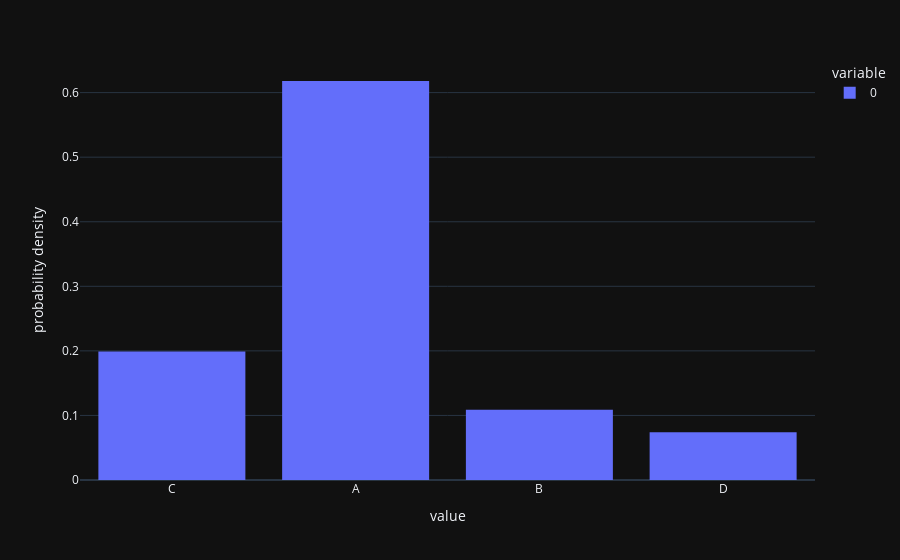

Write notebook code for a chart like this one.
### Code cell
def get_a_random_distribution(n : int):
    """genere une distribution de probabilité a support fini."""
    substrat=[]
    for k in range(n):
        if (k==n-1) and (substrat!=[]):
            substrat.append(1-sum(substrat))
        else:
            substrat.append(np.random.uniform(0,1-sum(substrat)))
    return substrat
    
class Constructuer_Chaine_Markovienne():
    def __init__(self, states : tuple, mu_zero_dis : (float), transitions : [(float)]):
        self.states = states
        self.mu_zero_dis = mu_zero_dis
        self.transitions = transitions
        self.transitions_walker_table = [walkerTable(distribution=line,distribution_values=states) for line in transitions]
        self.mu_zero = walkerTable(distribution=mu_zero_dis,distribution_values=states)
        self.indexa = dict(zip(states,range(len(states))))
    def __repr__(self):
        return str(self.states) + "\n" + self.mu_zero.__repr__() + "\n" + "".join([line.__repr__() + "\n" for line in self.transitions_walker_table])
    def __str__(self):
        return str(self.states) + "\n" + self.mu_zero.__str__() + "\n" + "".join([line.__str__() + "\n" for line in self.transitions_walker_table])
class Chaine_Markovienne(threading.Thread):
    def __init__(self, constructor):
        """Chaine_Markovienne modélise une chaine de markov a support fini.
        States est un tuple contenant tous les etats de la chaine.
        mu_zero (un tuple) est la distribution a support fini de la loi de X0.
        transitions la matrice de transition.
        o(n)
        """
        assert len(constructor.states) !=0, "Chaine sans états"
        self.states = constructor.states
        self.mu_zero = constructor.mu_zero
        self.state = self.mu_zero.run()
        self.round = 0
        self.transitions = constructor.transitions
        self.transitions_walker_table = constructor.transitions_walker_table
        self.indexa = constructor.indexa
        pass
    def run(self, rounds : int):
        """Simule la trajectoire d'une chaine de markov avec un temps d'arret discret T = rounds"""
        for i in range(rounds):
            self.state = self.transitions_walker_table[self.indexa[self.state]].run()
            self.round = self.round + 1
        return self.state
    def __repr__(self):
        txt = "\n"
        for k in self.transitions:
            txt = txt + "||"
            for i in range(len(k)):
                txt = txt + " " + str(k[i] + 0.0000000001)[:4] + " |"
            txt = txt + "|\n"
        return "current state : " + str(self.state) + txt
    def __str__(self):
        txt = "\n"
        for k in self.transitions:
            txt = txt + "||"
            for i in range(len(k)):
                txt = txt + " " + str(k[i] + 0.0000000001)[:4] + " |"
            txt = txt + "|\n"
        return "current state : " + str(self.state) + txt
    def reinit(self):
        self.state = self.mu_zero.run()
        self.round = 0
        pass
    def empiricLikelihood(self, n=1000):
        """Affiche l'histogramme de notre distribution pour n simmulation"""
        assert n != 0, "distribution non spécifiée"
        fig = px.histogram([self.run(rounds=1000) for k in range(n)], histnorm='probability density', template="plotly_dark")
        fig.show()
constructor_test = Constructuer_Chaine_Markovienne(states=("A","B","C","D"),
                         mu_zero_dis=get_a_random_distribution(4),
                         transitions=[get_a_random_distribution(4) for i in range(4)])
test1 = Chaine_Markovienne(constructor=constructor_test)
print(test1)
test1.empiricLikelihood()

### Figure 1 — Plotly figure (JSON) as saved in the notebook; plotly's stock layout.template omitted (floating-point values rounded to 4 significant figures; data arrays with more than 128 entries replaced by an {"elided": "..."} marker saying what was removed)
{"data": [{"bingroup": "x", "histnorm": "probability density", "hovertemplate": "variable=0<br>value=%{x}<br>probability density=%{y}<extra></extra>", "legendgroup": "0", "marker": {"color": "#636efa", "pattern": {"shape": ""}}, "name": "0", "orientation": "v", "showlegend": true, "type": "histogram", "x": {"elided": "1000 str values"}, "xaxis": "x", "yaxis": "y"}], "layout": {"barmode": "relative", "legend": {"title": {"text": "variable"}, "tracegroupgap": 0}, "margin": {"t": 60}, "xaxis": {"anchor": "y", "domain": [0, 1], "title": {"text": "value"}}, "yaxis": {"anchor": "x", "domain": [0, 1], "title": {"text": "probability density"}}}}
